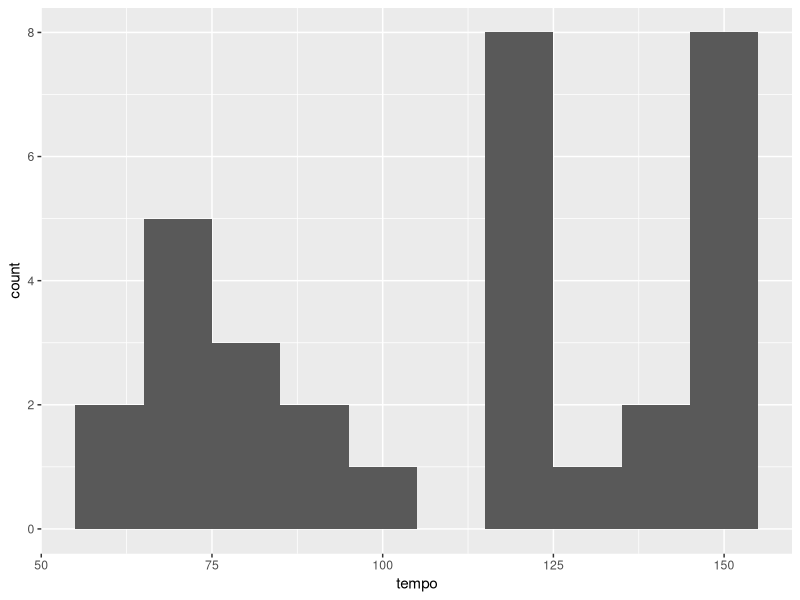
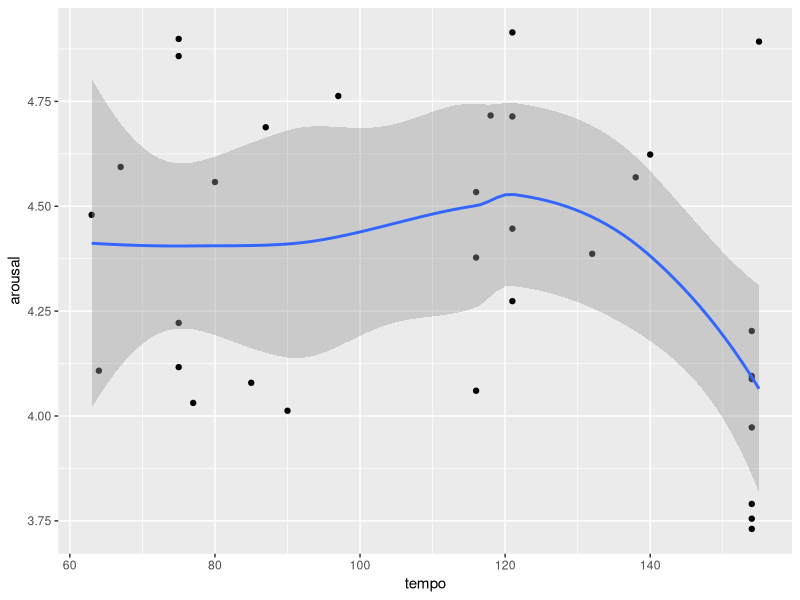
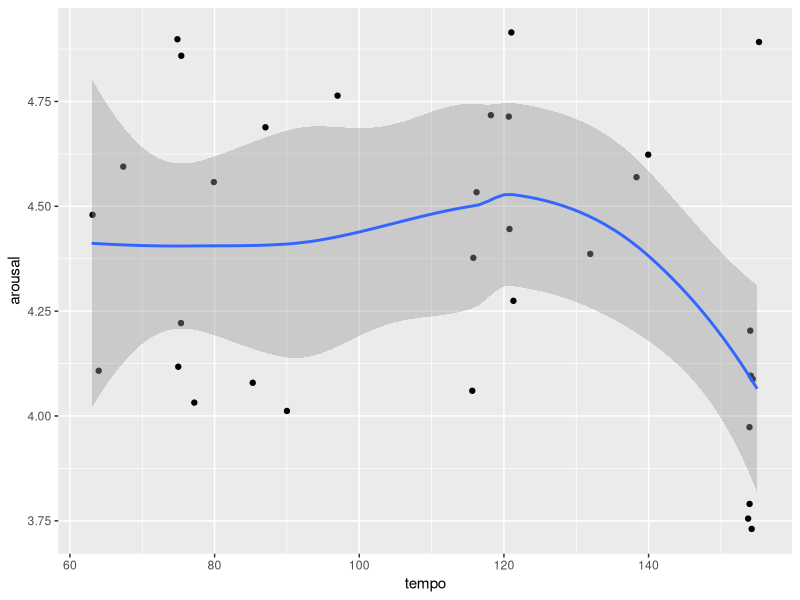
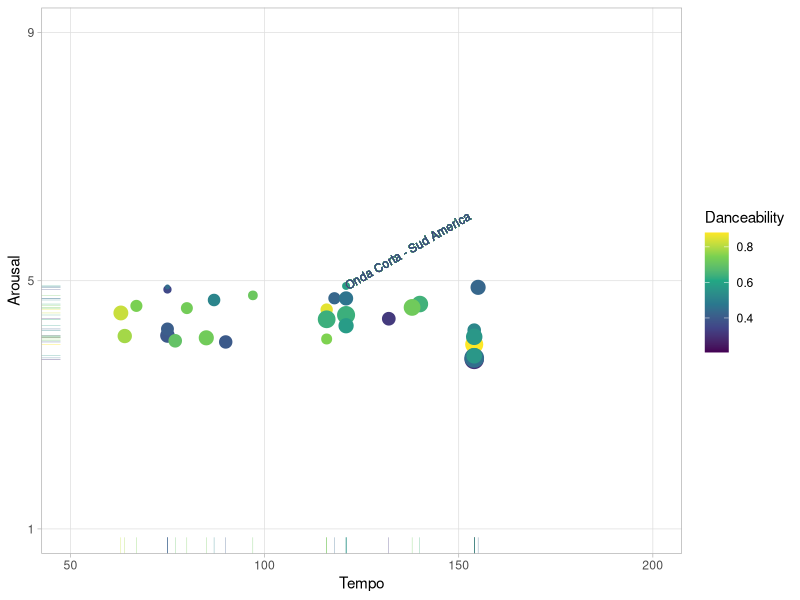

Recreate these plots in R, in order.
## ---- chunk 1
knitr::opts_chunk$set(cache = TRUE)
## ---- chunk 2
library(tidyverse)
## ---- chunk 3
aisc2024 <- read_csv("aisc2024.csv")
## ---- chunk 4
aisc2024 |>
  summarise(
    mean_tempo = mean(tempo),
    sd_tempo = sd(tempo),
    median_tempo = median(tempo),
    mad_tampo = mad(tempo)
  )
## ---- chunk 5
aisc2024 |> ggplot(aes(x = tempo)) + geom_histogram(binwidth = 10)
## ---- chunk 6
aisc2024 |> ggplot(aes(x = tempo, y = arousal)) + geom_point() + geom_smooth()
aisc2024 |> ggplot(aes(x = tempo, y = arousal)) + geom_jitter() + geom_smooth()
## ---- chunk 7
aisc2024 |>                   # Start with the data
  ggplot(                     # Set up the plot.
    aes(
      x = tempo,
      y = arousal,
      size = instrumentalness,
      colour = danceability
    )
  ) +
  geom_point() +              # Scatter plot.
  geom_rug(linewidth = 0.1) + # Add 'fringes' to show data distribution.
  geom_text(                  # Add text labels from above.
    x = 121,
    y = 4.91,
    label = "Onda Corta - Sud America",
    size = 3,                 # Override size (not loudness here).
    hjust = "left",           # Align left side of label with the point.
    vjust = "center",         # Align vertical centre of label with the point.
    angle = 30                # Rotate the text label
  ) +
  scale_x_continuous(         # Fine-tune the x axis.
    limits = c(50, 200),
    breaks = c(50, 100, 150, 200), # Specify grid lines
    minor_breaks = NULL       # Remove 'minor' grid lines.
  ) +
  scale_y_continuous(         # Fine-tune the y axis in the same way.
    limits = c(1, 9),
    breaks = c(1, 5, 9),
    minor_breaks = NULL
  ) +
  scale_colour_viridis_c() +  # Use the popular viridis colour palette.
  scale_size_continuous(      # Fine-tune the sizes of each point.
    trans = "exp",            # Use an exp transformation to emphasise loud..
    guide = "none"            # Remove the legend for size.
  ) +
  theme_light() +             # Use a simpler theme.
  labs(                       # Make the titles nice.
    x = "Tempo",
    y = "Arousal",
    colour = "Danceability"
  )
